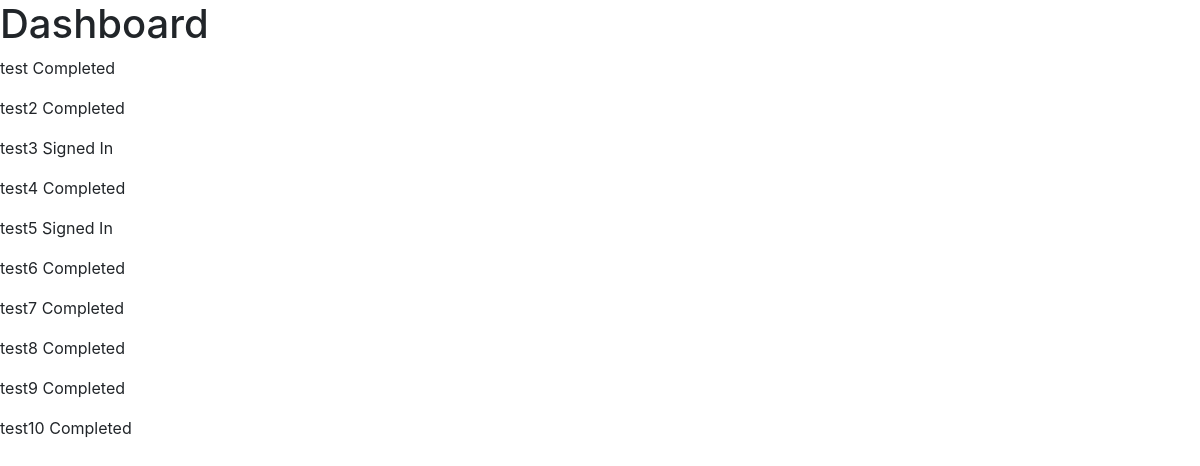
/dashboard (signed in), run on the app's committed database.
### tables this page shows
CREATE TABLE UserProgress (
            id INTEGER PRIMARY KEY AUTOINCREMENT,
            username TEXT NOT NULL UNIQUE,
            progress TEXT NOT NULL
        );

### app.py (the view)
    def wrapper(*args, **kwargs):
        if 'username' not in session:
            return redirect('/login')
        if session['username'] != 'admin':
            return redirect('/')
        return func(*args, **kwargs)

### app.py (called while the page is built)
def admin_required(func):
    def wrapper(*args, **kwargs):
        if 'username' not in session:
            return redirect('/login')
        if session['username'] != 'admin':
            return redirect('/')
        return func(*args, **kwargs)
    wrapper.__name__ = func.__name__
    return wrapper

@app.get('/dashboard')
@admin_required
def dashboard():
    conn = sqlite3.connect('quiz.db')
    cursor = conn.cursor()
    cursor.execute('SELECT username, progress FROM UserProgress')
    progress = cursor.fetchall()
    conn.close()
    return render_template('dashboard.html', progress=progress)

@app.after_request
def add_header(response):
    response.headers['Cache-Control'] = 'no-cache, no-store, must-revalidate'
    response.headers['Pragma'] = 'no-cache'
    response.headers['Expires'] = '0'
    return response

### templates/dashboard.html (shortened to what this page needs)
<!DOCTYPE html>
<html lang="en">
<head>
    <link rel="stylesheet" href="https://cdn.jsdelivr.net/npm/bootstrap@4.4.1/dist/css/bootstrap.min.css">
    <link href="../static/css/main.css" rel="stylesheet" />
</head>
<body>
    <h1>Dashboard</h1>
    <div id="user-status">
        {% for user in progress %}
            <p name="{{user[0]}}">{{ user[0] }}    {{ user[1] }}</p>
        {% endfor %}
    </div>
</body>
</html>

### data on the page
UserProgress: username "test", progress "Completed"
UserProgress: username "test2", progress "Completed"
UserProgress: username "test3", progress "Signed In"
UserProgress: username "test4", progress "Completed"
UserProgress: username "test5", progress "Signed In"
UserProgress: username "test6", progress "Completed"
UserProgress: username "test7", progress "Completed"
UserProgress: username "test8", progress "Completed"
UserProgress: username "test9", progress "Completed"
UserProgress: username "test10", progress "Completed"
